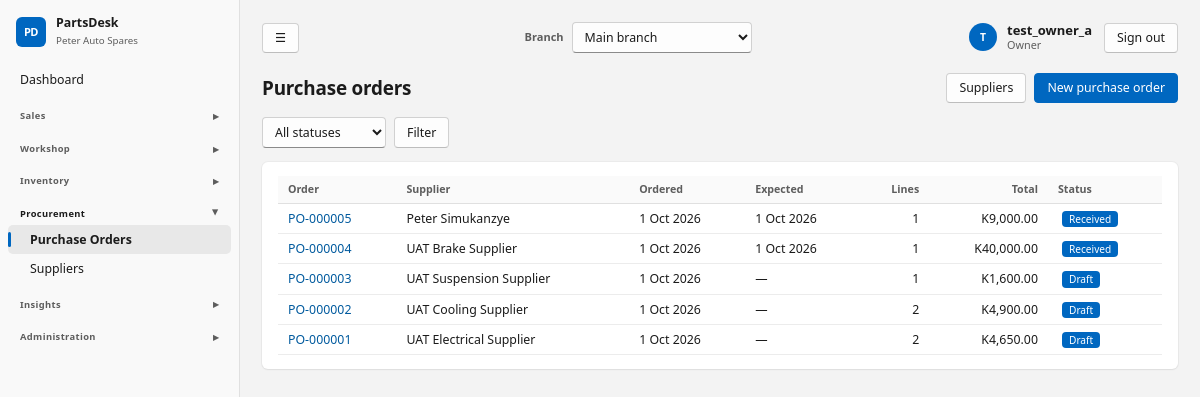
/stock/purchase-orders/ (signed in), run on the app's committed database.
### core/models.py (models this page shows, shortened)
class ShopSettings(TrackedModel):
    tenant = models.OneToOneField(Tenant, on_delete=models.CASCADE, related_name="settings")
    shop_name = models.CharField(max_length=120, default="My Spare Parts Shop")
    address = models.TextField(blank=True)
    phone = models.CharField(max_length=60, blank=True)
    email = models.EmailField(blank=True)
    tax_id = models.CharField("Tax / TPIN number", max_length=60, blank=True)
    currency_symbol = models.CharField(max_length=8, default="$")
    tax_name = models.CharField(max_length=20, default="VAT")
    tax_rate = models.DecimalField("Tax rate %", max_digits=5, decimal_places=2, default=Decimal("0"))
    prices_include_tax = models.BooleanField(default=True, help_text="Untick if prices are entered before tax.")
    counter_max_discount = models.DecimalField(
        "Max discount % for counter staff", max_digits=5, decimal_places=2, default=Decimal("10"),
        help_text="Managers and the owner can exceed this.")
    default_labour_rate = models.DecimalField("Default labour rate per hour", max_digits=10, decimal_places=2, default=Decimal("0"))
    invoice_footer = models.CharField(max_length=200, blank=True, default="Thank you for your business.")
    class Meta:
        verbose_name_plural = "shop settings"
    @classmethod
    def get(cls, tenant):
        obj, _ = cls.objects.get_or_create(tenant=tenant)
        return obj

class User(AbstractUser):
    class Role(models.TextChoices):
        OWNER = "owner", "Owner"
        MANAGER = "manager", "Manager"
        COUNTER = "counter", "Counter sales"
        MECHANIC = "mechanic", "Mechanic"
        STOREKEEPER = "storekeeper", "Storekeeper"
    role = models.CharField(max_length=20, choices=Role.choices, default=Role.COUNTER)
    tenant = models.ForeignKey(Tenant, null=True, blank=True, on_delete=models.PROTECT, related_name="users")
    branches = models.ManyToManyField(Branch, blank=True, related_name="staff")
    @property
    def display_name(self):
        return self.get_full_name() or self.username

### stock/models.py (models this page shows, shortened)
class PurchaseOrder(TrackedModel):
    branch = models.ForeignKey(Branch, on_delete=models.PROTECT)
    class Status(models.TextChoices):
        DRAFT = "draft", "Draft"
        ORDERED = "ordered", "Ordered"
        PARTIAL = "partial", "Partly received"
        RECEIVED = "received", "Received"
        CANCELLED = "cancelled", "Cancelled"
    number = models.CharField(max_length=20)
    supplier = models.ForeignKey(Supplier, on_delete=models.PROTECT, related_name="purchase_orders")
    status = models.CharField(max_length=12, choices=Status.choices, default=Status.DRAFT)
    order_date = models.DateField(default=timezone.localdate)
    expected_date = models.DateField(null=True, blank=True)
    supplier_ref = models.CharField("Supplier invoice / delivery note", max_length=60, blank=True)
    notes = models.TextField(blank=True)
    created_by = models.ForeignKey(settings.AUTH_USER_MODEL, null=True, on_delete=models.SET_NULL)
    created_at = models.DateTimeField(auto_now_add=True)
    class Meta:
        ordering = ["-created_at"]
        constraints = [models.UniqueConstraint(fields=["branch", "number"], name="po_branch_number")]
    def get_absolute_url(self):
        return reverse("po_detail", args=[self.pk])
    @property
    def total(self):
        return sum((l.qty_ordered * l.unit_cost for l in self.lines.all()), Decimal("0"))

class PurchaseOrderLine(TrackedModel):
    po = models.ForeignKey(PurchaseOrder, on_delete=models.CASCADE, related_name="lines")
    part = models.ForeignKey(Part, on_delete=models.PROTECT)
    qty_ordered = models.DecimalField(max_digits=12, decimal_places=2)
    qty_received = models.DecimalField(max_digits=12, decimal_places=2, default=Decimal("0"))
    unit_cost = models.DecimalField(max_digits=12, decimal_places=2)
    class Meta:
        unique_together = [("po", "part")]
        ordering = ["id"]

### catalog/models.py (models this page shows)
class Supplier(TrackedModel):
    tenant = models.ForeignKey(Tenant, on_delete=models.PROTECT)
    name = models.CharField(max_length=120)
    contact_person = models.CharField(max_length=120, blank=True)
    phone = models.CharField(max_length=60, blank=True)
    email = models.EmailField(blank=True)
    address = models.TextField(blank=True)
    payment_terms = models.CharField(max_length=120, blank=True)
    notes = models.TextField(blank=True)
    is_active = models.BooleanField(default=True)
    class Meta:
        ordering = ["name"]
        constraints = [models.UniqueConstraint(fields=["tenant", "name"], name="supplier_tenant_name")]
    def __str__(self):
        return self.name

### stock/views.py (the view)
# urls.py: path("purchase-orders/", views.POList.as_view(), name="po_list"),
class POList(RoleRequiredMixin, ListView):
    allowed_roles = STOCK
    template_name = "stock/po_list.html"
    context_object_name = "orders"
    paginate_by = 30
    def get_queryset(self):
        qs = PurchaseOrder.objects.filter(branch=self.request.branch).select_related("supplier").prefetch_related("lines")
        status = self.request.GET.get("status")
        return qs.filter(status=status) if status in S.values else qs
    def get_context_data(self, **kw):
        ctx = super().get_context_data(**kw)
        ctx.update(page_title="Purchase orders", statuses=S.choices, g=self.request.GET)
        return ctx

### core/audit.py (called while the page is built)
@contextmanager
def audit_context(**values):
    token = _current.set(dict(_current.get(), **values))
    try:
        yield
    finally:
        _current.reset(token)

def metadata(request):
    try:
        address = str(ip_address(request.META.get('REMOTE_ADDR', '')))
    except ValueError:
        address = None
    match = request.resolver_match
    return dict(request_id=request.audit_request_id, ip_address=address,
                route=(match.view_name if match else 'unmatched')[:100], method=request.method[:10])

### core/models.py (called while the page is built)
    def save(self, *args, **kwargs):
        if not self._state.adding:
            raise ValueError("Audit records cannot be edited.")
        return super().save(*args, **kwargs)

### core/navigation.py (called while the page is built)
def page_back_link(request):
    if request is None or not request.user.is_authenticated:
        return None
    match = request.resolver_match
    name = match.url_name if match else None
    if name == 'dashboard':
        return None
    kwargs = {}
    if name == 'vehicle_create':
        if 'pk' in match.kwargs:
            target, label = 'customer_detail', 'Back to customer'
            kwargs = {'pk': match.kwargs['pk']}
        else:
            target, label = 'vehicle_list', 'Back to vehicles'
    elif name in RECORD_PARENTS:
        target, label = RECORD_PARENTS[name]
        kwargs = {'pk': match.kwargs['pk']}
    else:
        if name not in PARENTS:
            return None
        target, label = PARENTS[name]
    return {'url': reverse(target, kwargs=kwargs), 'label': label}

### core/permissions.py (called while the page is built)
    def test_func(self):
        user = self.request.user
        return user.is_authenticated and self.request.branch is not None and (
            self.allowed_roles is None or user.role in self.allowed_roles
        )

### core/templatetags/ui.py (called while the page is built)
@register.simple_tag(takes_context=True)
def money(context, value):
    shop = context.get("shop")
    return money_str(value, shop.currency_symbol if shop else "")

@register.filter
def status_class(value):
    return "b-" + STATUS_CLASSES.get(str(value), "muted")

@register.simple_tag(takes_context=True)
def page_back_link(context):
    from core.navigation import page_back_link as destination
    return destination(context.get("request"))

### core/tenancy.py (called while the page is built)
def allowed_branches(user):
    if not user.is_authenticated or not user.is_active or not user.tenant_id:
        return Branch.objects.none()
    qs = Branch.objects.filter(tenant_id=user.tenant_id, tenant__is_active=True, is_active=True)
    if user.role != User.Role.OWNER:
        qs = qs.filter(staff=user)
    return qs

### templates/stock/po_list.html (shortened to what this page needs)
{% extends "base.html" %}{% load ui %}
{% block actions %}<a class="btn" href="{% url 'supplier_list' %}">Suppliers</a><a class="btn primary" href="{% url 'po_create' %}">New purchase order</a>{% endblock %}
{% block content %}
<form class="filters" method="get"><select name="status"><option value="">All statuses</option></select><button class="btn">Filter</button></form>
<section class="card"><div class="tablewrap"><table><thead><tr><th>Order</th><th>Supplier</th><th>Ordered</th><th>Expected</th><th class="num">Lines</th><th class="num">Total</th><th>Status</th></tr></thead><tbody>
{% for o in orders %}<tr><td><a href="{{ o.get_absolute_url }}">{{ o.number }}</a></td><td>{{ o.supplier }}</td><td>{{ o.order_date|date:"j M Y" }}</td><td>{{ o.expected_date|date:"j M Y"|default:"—" }}</td><td class="num">{{ o.lines.all|length }}</td><td class="num">{% money o.total %}</td><td><span class="badge {{ o.status|status_class }}">{{ o.get_status_display }}</span></td></tr>
{% empty %}<tr><td colspan="7" class="empty">No purchase orders yet. Create one, or draft them from the low-stock report.</td></tr>{% endfor %}</tbody></table></div>{% include "partials/pagination.html" %}</section>{% endblock %}

### templates/base.html (shortened to what this page needs)
{% load static ui %}<!doctype html>
<html lang="en">
<head>
<link rel="stylesheet" href="{% static 'css/app.css' %}">
</head>
<body data-print-log-url="{% url 'log_print_request' %}" {% if auto_print %}data-autoprint="1"{% endif %}>
<div class="app">
  <aside class="side no-print">
    <div class="brand"><span class="brand-mark">PD</span><div><strong>PartsDesk</strong><small>{{ shop.shop_name }}</small></div></div>
    <nav>{% for g in nav %}{% if g.title %}<details class="nav-group" {% if g.open %}open{% endif %}><summary>{{ g.title }}</summary>{% for item in g.items %}<a href="{{ item.url }}" class="{% if item.active %}on{% endif %}">{{ item.label }}</a>{% endfor %}</details>{% else %}{% for item in g.items %}<a href="{{ item.url }}" class="{% if item.active %}on{% endif %}">{{ item.label }}</a>{% endfor %}{% endif %}{% endfor %}</nav>
  </aside>
  <main class="main">
    <div class="topbar no-print">
      <button type="button" class="btn nav-toggle" id="nav-toggle" aria-label="Toggle menu" title="Show/hide menu">&#9776;</button>
      {% if branches %}<form method="post" action="{% url 'switch_branch' %}" class="branch-switch">{% csrf_token %}
        <label for="branch-select">Branch</label>
        <select id="branch-select" name="branch_id" onchange="this.form.submit()">{% for b in branches %}<option value="{{ b.pk }}" {% if b.pk == active_branch.pk %}selected{% endif %}>{{ b.name }}</option>{% endfor %}</select>
        <noscript><button type="submit">Switch</button></noscript></form>{% endif %}
      <div class="topbar-user"><a href="{% url 'profile' %}" class="user-chip"><span class="avatar">{{ user.display_name|slice:":1"|upper }}</span><span><strong>{{ user.display_name }}</strong><small>{{ user.get_role_display }}</small></span></a>
        <form method="post" action="{% url 'logout' %}">{% csrf_token %}<button type="submit" class="btn">Sign out</button></form></div>
    </div>
    <header class="top"><h1>{% block page_heading %}{{ page_title }}{% endblock %}</h1><div class="actions">{% page_back_link as back %}{% block actions %}{% endblock %}</div></header>
    {% block content %}{% endblock %}
  </main>
</div>
</body>
</html>

### data on the page
ShopSettings: shop_name "Peter Auto Spares"
User: display_name "T", display_name "test_owner_a", role "Owner"
PurchaseOrder: number "PO-000005", supplier "Peter Simukanzye", order_date "1 Oct 2026", expected_date "1 Oct 2026", lines.all|length "1", id.currency_symbol "K9,000.00", status "Received"
PurchaseOrder: number "PO-000004", supplier "UAT Brake Supplier", order_date "1 Oct 2026", expected_date "1 Oct 2026", lines.all|length "1", id.currency_symbol "K40,000.00", status "Received"
PurchaseOrder: number "PO-000003", supplier "UAT Suspension Supplier", order_date "1 Oct 2026", expected_date "—", lines.all|length "1", id.currency_symbol "K1,600.00", status "Draft"
PurchaseOrder: number "PO-000002", supplier "UAT Cooling Supplier", order_date "1 Oct 2026", expected_date "—", lines.all|length "2", id.currency_symbol "K4,900.00", status "Draft"
PurchaseOrder: number "PO-000001", supplier "UAT Electrical Supplier", order_date "1 Oct 2026", expected_date "—", lines.all|length "2", id.currency_symbol "K4,650.00", status "Draft"

### other printed values
{{ item.label }} "Dashboard"
{{ g.title }} "Sales" "Workshop" "Inventory" "Procurement" "Insights" "Administration"
{{ item.label }} "Purchase Orders" "Suppliers"
{{ page_title }} "Purchase orders"
form field branch_id "Main branch"
